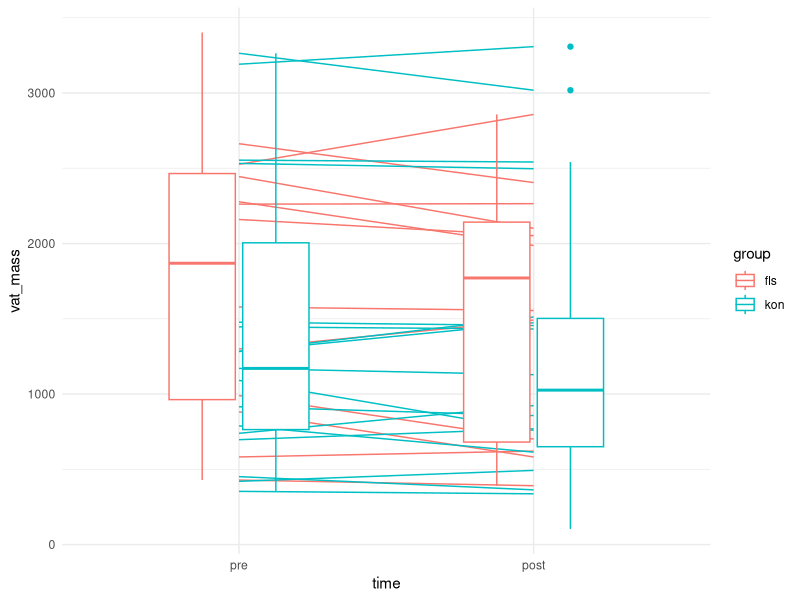
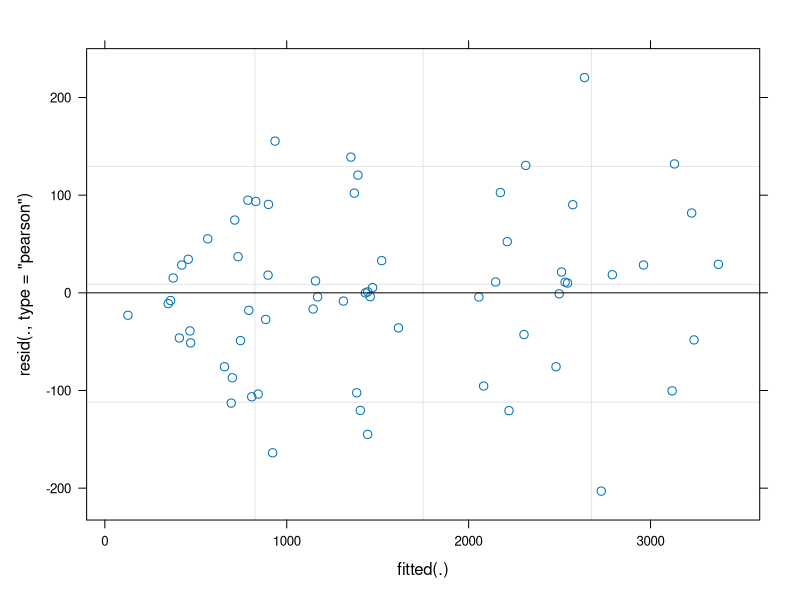
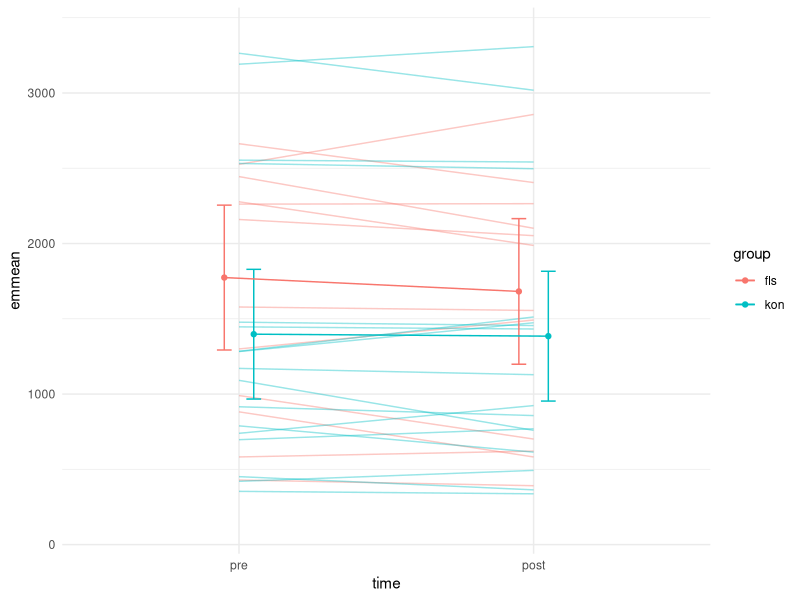

These charts were generated, in order, by the following R code: (Note: this script raises an error after producing the figures.)
## ---- chunk 1
library(tidyverse); library(knitr); library(ggplot2); library(kableExtra); library(readxl); library(dplyr); library(flextable)
Resultatskjema <- read_excel("Resultatskjema.xlsx")

# lage en tabell for alle hovedvariabler med endringer fra pr til post og endringsscore
itt <- Resultatskjema %>%
  select(id, group, time, wc, vat_mass, vat_volume, `s-glukose`, `s-triglyserider`, `s-hdl`, `s-ldl`, pwv) %>%
  # endrer fra chr til dbl
  mutate(vat_mass = as.numeric(vat_mass, na.rm = TRUE)) %>%
  mutate(vat_volume = as.numeric(vat_volume, na.rm = TRUE)) %>%
  mutate(`s-glukose` = as.numeric(`s-glukose`, na.rm = TRUE)) %>%
  mutate(`s-triglyserider` = as.numeric(`s-triglyserider`, na.rm = TRUE)) %>%
  mutate(`s-hdl` = as.numeric(`s-hdl`, na.rm = TRUE)) %>%
  mutate(`s-ldl` = as.numeric(`s-ldl`, na.rm = TRUE)) %>%
  mutate(pwv = as.numeric(pwv, na.rm = TRUE)) %>%
  # skiller pre og post verdier i to kolonner
  pivot_longer(names_to = "variable",
               values_to = "value", 
               cols = wc:pwv) %>%
  pivot_wider(names_from = time,
              values_from = value) %>%
  drop_na() %>%
  mutate(change = post - pre) %>%
  print()

# lage et datasett som teller antall observasjoner av hovedvariablene   
itt.count <- Resultatskjema %>%
  select(id, group, time, wc, vat_mass, vat_volume, `s-glukose`, `s-triglyserider`, `s-hdl`, `s-ldl`, pwv) %>%
  # endrer fra chr til dbl
  mutate(vat_mass = as.numeric(vat_mass, na.rm = TRUE)) %>%
  mutate(vat_volume = as.numeric(vat_volume, na.rm = TRUE)) %>%
  mutate(`s-glukose` = as.numeric(`s-glukose`, na.rm = TRUE)) %>%
  mutate(`s-triglyserider` = as.numeric(`s-triglyserider`, na.rm = TRUE)) %>%
  mutate(`s-hdl` = as.numeric(`s-hdl`, na.rm = TRUE)) %>%
  mutate(`s-ldl` = as.numeric(`s-ldl`, na.rm = TRUE)) %>%
  mutate(pwv = as.numeric(pwv, na.rm = TRUE)) %>%
  # skiller pre og post verdier i to kolonner
  pivot_longer(names_to = "variable",
               values_to = "value", 
               cols = wc:pwv) %>%
  pivot_wider(names_from = time,
              values_from = value) %>%
  drop_na() %>%
  count(variable, group) %>%
  print()
## ---- chunk 2
library(tidyverse); library(knitr); library(ggplot2); library(kableExtra); library(readxl); library(dplyr); library(flextable); library(lme4); library(emmeans); library(pbkrtest)
Resultatskjema <- read_excel("Resultatskjema.xlsx")

itt.vat <- Resultatskjema %>%
  select(id, group, time, vat_mass) %>%
  mutate(vat_mass = as.numeric(vat_mass, na.rm = TRUE)) %>%
  mutate(time = factor(time, levels = c("pre", "post")),
         group = factor(group, levels = c("fls", "kon"))) %>%
  drop_na() %>%
  print()

# undersøker endringer fra pre til post for hver fp 
itt.vat %>%
  ggplot(aes(time, vat_mass, group = id, color = group)) + geom_line() +   geom_boxplot(aes(group = NULL), width = 0.5) + theme_minimal()

# fit mixed models med lme4
vat.m1 <- lmer(vat_mass ~ time * group + (1|id), data = itt.vat)
plot(vat.m1)
est <- emmeans(vat.m1, specs = ~ time|group)

est %>%
  data.frame() %>%
  ggplot(aes(time, emmean, group = group, color = group)) + 
  geom_line(data = itt.vat, aes(time, vat_mass, group = id, color = group), 
            # Add transparency to individual lines
            alpha = 0.4) + 
  geom_errorbar(aes(ymin = lower.CL, ymax = upper.CL), 
                position = position_dodge(width = 0.2), 
                width = 0.1) + geom_line(position = position_dodge(width = 0.2)) + geom_point(position = position_dodge(width = 0.2)) +
  theme_minimal()
# fortsett her 

itt.vat.mean <- Resultatskjema %>%
  select(id, group, time, vat_mass) %>%
  group_by(group) %>%
  mutate(vat_mass = as.numeric(vat_mass, na.rm = TRUE)) %>%
  pivot_wider(names_from = time,
              values_from = vat_mass) %>%
  # dropper alle na-verdier, tar bort fp som ikke har verdier på pre eller post 
  drop_na() %>%
  mutate(n = n()) %>%
  # lager en endringsscore
  mutate(change = post - pre) %>%
  print()

summary(lm(post ~ pre + group, data = itt.vat))
summary(lm(change ~ pre + group, data = itt.vat))

m.linear <- lm(post ~ pre + group,  data = itt.vat)

ggplot(aes(time, group))
